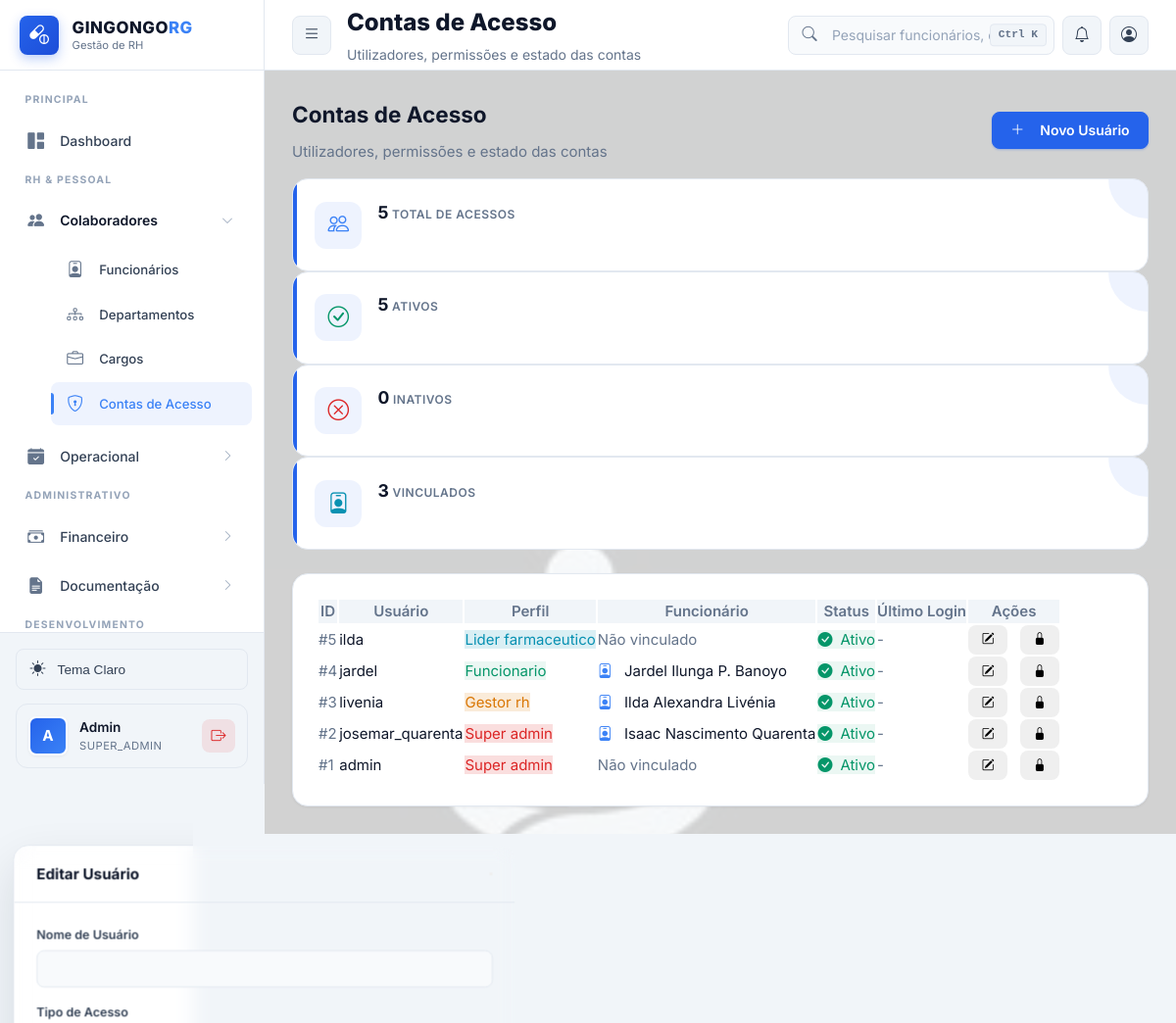
/usuarios.php (signed in, upper part), run on an earlier commit of the app's database.
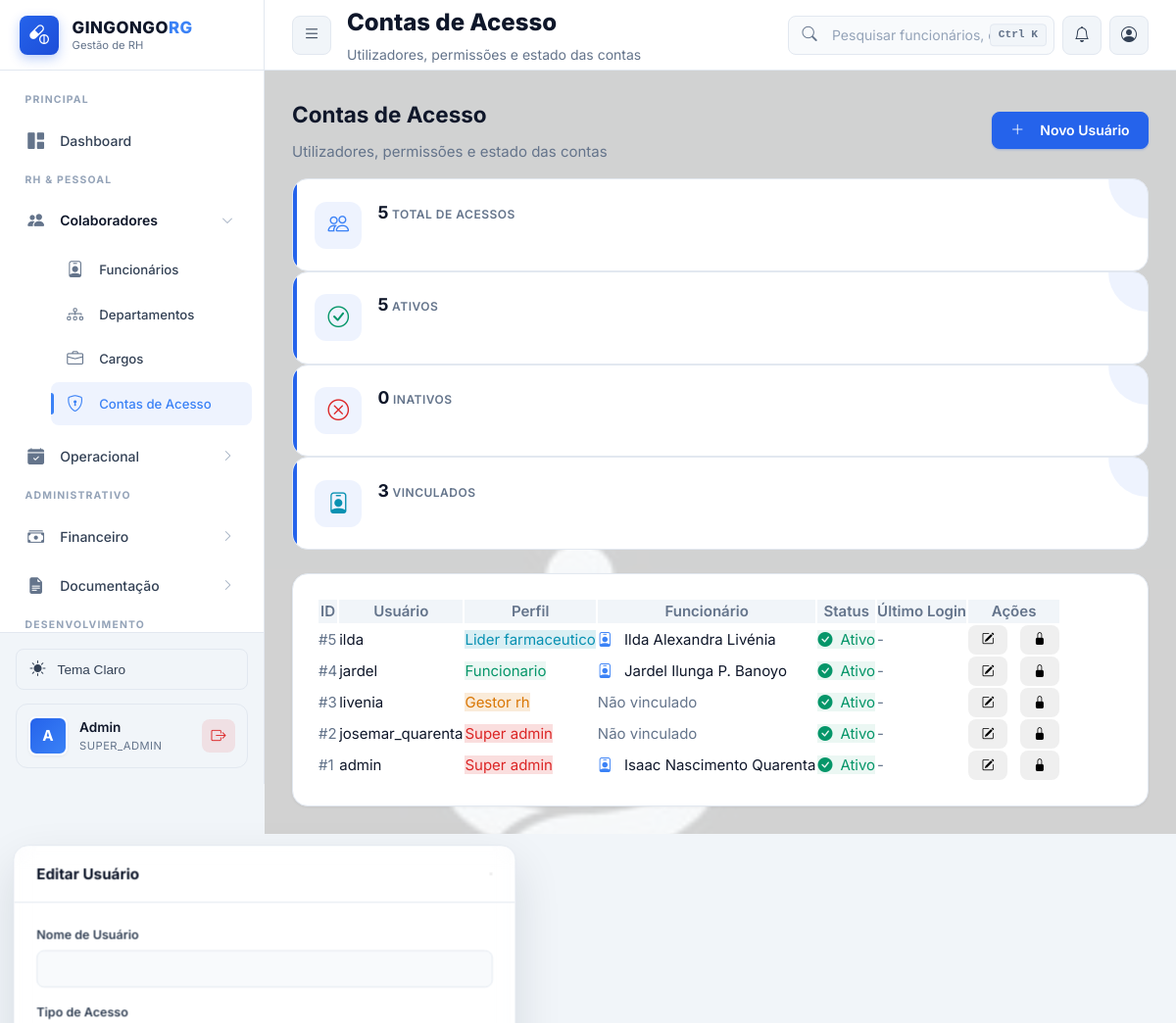
And on a later commit of the database.
### tables this page shows
CREATE TABLE IF NOT EXISTS usuarios (
    id INT AUTO_INCREMENT PRIMARY KEY,
    username VARCHAR(50) NOT NULL UNIQUE,
    password_hash VARCHAR(255) NOT NULL,
    nome VARCHAR(200) NULL,
    email VARCHAR(100) NULL,
    foto VARCHAR(500) NULL,
    tipo_acesso ENUM('super_admin', 'admin', 'gestor_rh', 'funcionario_rh', 'lider_farmaceutico', 'funcionario') NOT NULL DEFAULT 'funcionario',
    ativo BOOLEAN DEFAULT TRUE,
    ultimo_login TIMESTAMP NULL,
    created_at TIMESTAMP DEFAULT CURRENT_TIMESTAMP,
    updated_at TIMESTAMP DEFAULT CURRENT_TIMESTAMP ON UPDATE CURRENT_TIMESTAMP,
    INDEX idx_username (username),
    INDEX idx_tipo_acesso (tipo_acesso),
    INDEX idx_ativo (ativo)
);

CREATE TABLE IF NOT EXISTS funcionarios (
    id INT AUTO_INCREMENT PRIMARY KEY,
    nome_completo VARCHAR(200) NOT NULL,
    bi VARCHAR(30) NOT NULL UNIQUE,
    data_nascimento DATE NOT NULL,
    sexo ENUM('M', 'F', 'Outro') NOT NULL,
    telefone VARCHAR(20),
    email VARCHAR(100),
    endereco TEXT,

     
    departamento_id INT NOT NULL,
    cargo_id INT NOT NULL,
    data_admissao DATE NOT NULL,
    data_demissao DATE NULL,
    tipo_contrato ENUM('Tempo_Indeterminado', 'Tempo_Determinado', 'Estagio', 'Temporario') DEFAULT 'Tempo_Indeterminado',
    status ENUM('ativo', 'ferias', 'afastado', 'demitido') DEFAULT 'ativo',

     
    salario_atual DECIMAL(10, 2) NOT NULL,
    banco VARCHAR(100),
    agencia VARCHAR(20),
    conta VARCHAR(30),
    iban VARCHAR(50) NULL,
    nif_angolano VARCHAR(20) NULL,
    foto VARCHAR(500) NULL,
    
     
    usuario_id INT NULL,
    
     
    created_at TIMESTAMP DEFAULT CURRENT_TIMESTAMP,
    updated_at TIMESTAMP DEFAULT CURRENT_TIMESTAMP ON UPDATE CURRENT_TIMESTAMP,
    
     
    FOREIGN KEY (departamento_id) REFERENCES departamentos(id) ON DELETE RESTRICT,
    FOREIGN KEY (cargo_id) REFERENCES cargos(id) ON DELETE RESTRICT,
    FOREIGN KEY (usuario_id) REFERENCES usuarios(id) ON DELETE SET NULL,
    
     
    INDEX idx_bi (bi),
    INDEX idx_nome (nome_completo),
    INDEX idx_status (status),
    INDEX idx_departamento (departamento_id),
    INDEX idx_cargo (cargo_id),
    INDEX idx_data_admissao (data_admissao)
);

### public/usuarios.php (the view, shortened to what the rows shown need)
<?php
$db = Database::getInstance()->getConnection();
$stmt = $db->query("
    SELECT u.*, f.nome_completo as funcionario_nome
    FROM usuarios u
    LEFT JOIN funcionarios f ON f.usuario_id = u.id
    ORDER BY u.id DESC
");
$usuarios = $stmt->fetchAll();
?>
<!DOCTYPE html>
<html lang="pt-BR">
<head>
    <link rel="stylesheet" href="https://cdn.jsdelivr.net/npm/bootstrap-icons@1.11.3/font/bootstrap-icons.min.css">
    <link rel="stylesheet" href="css/style-2026.css">
</head>
<body class="dashboard-body">
    <div class="app-wrapper">
        <?php include 'includes/sidebar.php'; ?>
        <div class="main-area" id="mainArea">
            <?php
            include 'includes/topbar.php';
            ?>
            <div class="content-body">
                <div class="d-flex justify-content-between align-items-center mb-3">
                    <div>
                        <h2 class="mb-1">Contas de Acesso</h2>
                    </div>
                </div>
                <div class="card bg-dark-glass">
                    <div class="card-body p-0">
                        <div class="table-responsive">
                            <table class="table table-hover align-middle mb-0">
                                <thead>
                                    <tr>
                                        <th>ID</th>
                                        <th>Usuário</th>
                                        <th>Perfil</th>
                                        <th>Funcionário</th>
                                        <th>Status</th>
                                        <th>Último Login</th>
                                        <th class="text-end">Ações</th>
                                    </tr>
                                </thead>
                                <tbody>
                                    <?php foreach ($usuarios as $u): ?>
                                    <tr>
                                        <td class="text-muted small">#<?php echo $u['id']; ?></td>
                                        <td class="fw-semibold"><?php echo htmlspecialchars($u['username']); ?></td>
                                        <td>
                                            <?php
$roleColors = [
    'super_admin' => 'badge-danger',
    'admin' => 'badge-danger',
    'gestor_rh' => 'badge-warning',
    'lider_farmaceutico' => 'badge-info',
    'funcionario' => 'badge-success',
    'funcionario_rh' => 'badge-info',
    'geral' => 'badge-secondary'
];
$roleClass = $roleColors[$u['tipo_acesso']] ?? 'badge-secondary';
?>
                                            <span class="badge-custom <?php echo $roleClass; ?>"><?php echo ucfirst(str_replace('_', ' ', $u['tipo_acesso'])); ?></span>
                                        </td>
                                        <td>
                                            <?php if ($u['funcionario_nome']): ?>
                                                <span class="text-light">
                                                    <i class="bi bi-person-badge me-1 text-primary"></i>
                                                    <?php echo htmlspecialchars($u['funcionario_nome']); ?>
                                                </span>
                                            <?php else: ?>
                                                <span class="text-muted fst-italic small">Não vinculado</span>
                                            <?php endif; ?>
                                        </td>
                                        <td>
                                            <?php if ($u['ativo']): ?>
                                                <span class="badge-custom badge-success"><i class="bi bi-check-circle-fill me-1"></i>Ativo</span>
                                            <?php else: ?>
                                                <span class="badge-custom badge-danger"><i class="bi bi-x-circle-fill me-1"></i>Inativo</span>
                                            <?php endif; ?>
                                        </td>
                                        <td class="small text-muted"><?php echo $u['ultimo_login'] ? date('d/m/Y H:i', strtotime($u['ultimo_login'])) : '-'; ?></td>
                                        <td class="text-end">
                                            <button class="btn btn-sm btn-outline-primary btn-edit me-1"
                                                    data-id="<?php echo $u['id']; ?>"
                                                    data-username="<?php echo htmlspecialchars($u['username']); ?>"
                                                    data-role="<?php echo $u['tipo_acesso']; ?>"
                                                    title="Editar Usuário">
                                                <i class="bi bi-pencil-square"></i>
                                            </button>
                                            <button class="btn btn-sm <?php echo $u['ativo'] ? 'btn-outline-danger' : 'btn-outline-success'; ?> btn-toggle-status"
                                                    data-id="<?php echo $u['id']; ?>"
                                                    data-status="<?php echo $u['ativo'] ? 0 : 1; ?>"
                                                    title="<?php echo $u['ativo'] ? 'Desativar' : 'Ativar'; ?>">
                                                <i class="bi <?php echo $u['ativo'] ? 'bi-lock-fill' : 'bi-unlock-fill'; ?>"></i>
                                            </button>
                                        </td>
                                    </tr>
                                    <?php endforeach; ?>
                                </tbody>
                            </table>
                        </div>
                    </div>
                </div>
            </div>
        </div>
    </div>
</body>
</html>

### public/includes/sidebar.php (shortened to what the rows shown need)
<?php
if (!isset($user)) {
    if (isset($_SESSION['username'])) {
        $user = [
            'username' => $_SESSION['username'],
            'role' => $_SESSION['tipo_acesso'] ?? 'funcionario',
            'id' => $_SESSION['user_id'] ?? null
        ];
    } else {
        $user = [
            'username' => 'Visitante',
            'role' => 'funcionario',
            'id' => null
        ];
    }
}
?>
<aside class="sidebar" id="sidebar">
    <div class="sidebar-footer">
        <div class="user-card">
            <div class="user-avatar">
                <?php echo strtoupper(substr($user['username'], 0, 1)); ?>
            </div>
            <div class="user-info">
                <div class="user-name"><?php echo htmlspecialchars(ucfirst($user['username'])); ?></div>
                <div class="user-role"><?php echo htmlspecialchars($user['role']); ?></div>
            </div>
            <a href="logout.php" class="user-logout" title="Sair">
                <i class="bi bi-box-arrow-right"></i>
            </a>
        </div>
    </div>
</aside>

What changed in the data, as far as the page shows it:
no longer on one of the page's lists (row unchanged): usuarios: id "1", username "admin", tipo_acesso "Super admin"
no longer on this page (row unchanged): usuarios: id "5", username "ilda", tipo_acesso "Lider farmaceutico", shows "Não vinculado", ativo 1 (drawn)
changed funcionarios "Ilda Alexandra Livénia": usuario "3" → "5"; usuario.username "livenia" → "ilda"; usuario_id 3 → 5 (drawn); usuario.tipo_acesso "Gestor rh" → "Lider farmaceutico"; moves up the list
now on this page (row unchanged): usuarios: id "3", username "livenia", tipo_acesso "Gestor rh", shows "Não vinculado", ativo 1 (drawn)
now on this page (row unchanged): usuarios: id "2", username "josemar_quarenta", tipo_acesso "Super admin", shows "Não vinculado", ativo 1 (drawn)
changed funcionarios "Isaac Nascimento Quarenta": usuario "2" → "1"; usuario.username "josemar_quarenta" → "admin"
